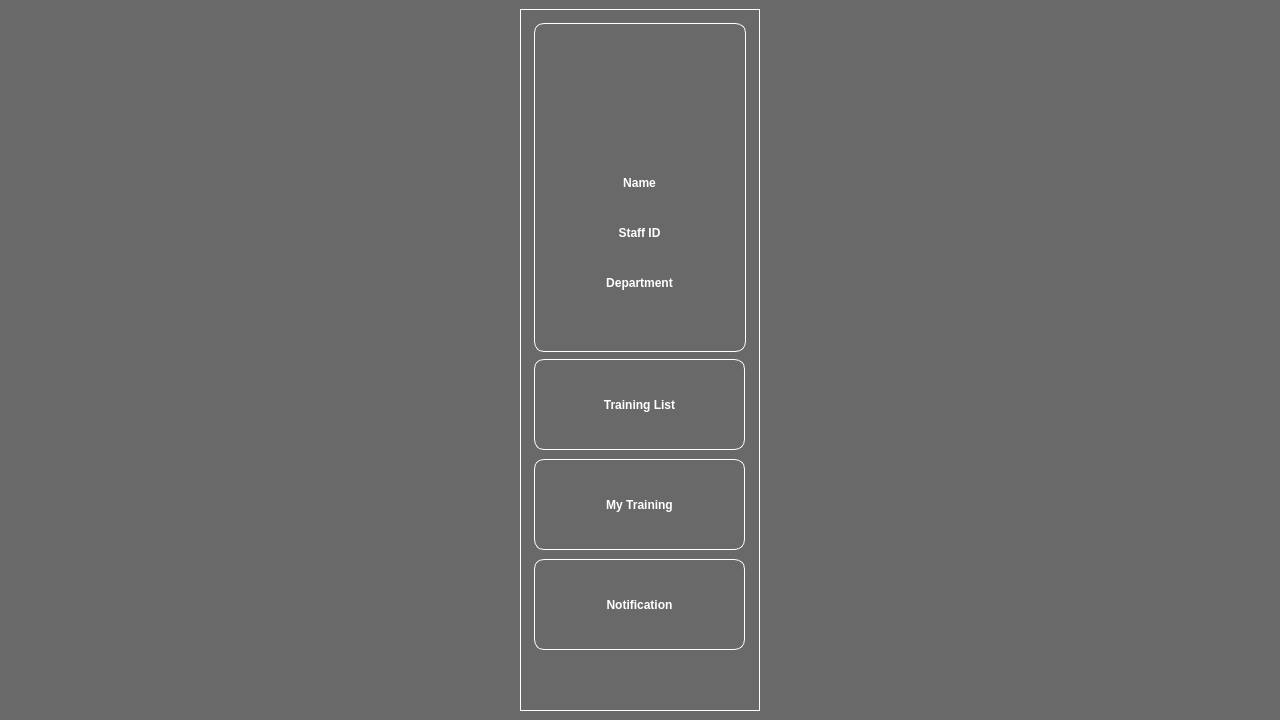
<?xml version="1.0" encoding="UTF-8"?>
<ui version="4.0">
 <class>MainWindow</class>
 <widget class="QMainWindow" name="MainWindow">
  <property name="geometry">
   <rect>
    <x>0</x>
    <y>0</y>
    <width>1280</width>
    <height>720</height>
   </rect>
  </property>
  <property name="minimumSize">
   <size>
    <width>1280</width>
    <height>720</height>
   </size>
  </property>
  <property name="maximumSize">
   <size>
    <width>1280</width>
    <height>720</height>
   </size>
  </property>
  <property name="windowTitle">
   <string>MainWindow</string>
  </property>
  <property name="styleSheet">
   <string notr="true">background-color: #696969;</string>
  </property>
  <widget class="QWidget" name="centralwidget">
   <property name="minimumSize">
    <size>
     <width>1280</width>
     <height>720</height>
    </size>
   </property>
   <property name="maximumSize">
    <size>
     <width>1280</width>
     <height>720</height>
    </size>
   </property>
   <property name="autoFillBackground">
    <bool>false</bool>
   </property>
   <layout class="QHBoxLayout" name="horizontalLayout">
    <item>
     <widget class="QFrame" name="side_frame">
      <property name="minimumSize">
       <size>
        <width>240</width>
        <height>0</height>
       </size>
      </property>
      <property name="maximumSize">
       <size>
        <width>240</width>
        <height>16777215</height>
       </size>
      </property>
      <property name="styleSheet">
       <string notr="true">border: 1px solid white;</string>
      </property>
      <property name="frameShape">
       <enum>QFrame::StyledPanel</enum>
      </property>
      <property name="frameShadow">
       <enum>QFrame::Raised</enum>
      </property>
      <widget class="QFrame" name="profile_frame">
       <property name="geometry">
        <rect>
         <x>14</x>
         <y>14</y>
         <width>212</width>
         <height>329</height>
        </rect>
       </property>
       <property name="styleSheet">
        <string notr="true">border-radius: 10px;</string>
       </property>
       <property name="frameShape">
        <enum>QFrame::StyledPanel</enum>
       </property>
       <property name="frameShadow">
        <enum>QFrame::Raised</enum>
       </property>
       <widget class="QPushButton" name="profile_button">
        <property name="geometry">
         <rect>
          <x>63</x>
          <y>40</y>
          <width>90</width>
          <height>90</height>
         </rect>
        </property>
        <property name="sizePolicy">
         <sizepolicy hsizetype="Minimum" vsizetype="Fixed">
          <horstretch>0</horstretch>
          <verstretch>0</verstretch>
         </sizepolicy>
        </property>
        <property name="minimumSize">
         <size>
          <width>90</width>
          <height>90</height>
         </size>
        </property>
        <property name="maximumSize">
         <size>
          <width>90</width>
          <height>90</height>
         </size>
        </property>
        <property name="styleSheet">
         <string notr="true">border: none;
border-radius: 50%;
</string>
        </property>
        <property name="text">
         <string/>
        </property>
        <property name="icon">
         <iconset>
          <normaloff>profile.png</normaloff>profile.png</iconset>
        </property>
        <property name="iconSize">
         <size>
          <width>90</width>
          <height>90</height>
         </size>
        </property>
       </widget>
       <widget class="QLabel" name="name_label">
        <property name="geometry">
         <rect>
          <x>10</x>
          <y>150</y>
          <width>191</width>
          <height>20</height>
         </rect>
        </property>
        <property name="layoutDirection">
         <enum>Qt::LeftToRight</enum>
        </property>
        <property name="styleSheet">
         <string notr="true">border: none;
color: white;
font-weight: bold;
</string>
        </property>
        <property name="text">
         <string>Name</string>
        </property>
        <property name="alignment">
         <set>Qt::AlignCenter</set>
        </property>
       </widget>
       <widget class="QLabel" name="staff_id_label">
        <property name="geometry">
         <rect>
          <x>10</x>
          <y>200</y>
          <width>191</width>
          <height>20</height>
         </rect>
        </property>
        <property name="styleSheet">
         <string notr="true">border: none;
color: white;
font-weight: bold;</string>
        </property>
        <property name="text">
         <string>Staff ID</string>
        </property>
        <property name="alignment">
         <set>Qt::AlignCenter</set>
        </property>
       </widget>
       <widget class="QLabel" name="department_label">
        <property name="geometry">
         <rect>
          <x>10</x>
          <y>250</y>
          <width>191</width>
          <height>20</height>
         </rect>
        </property>
        <property name="styleSheet">
         <string notr="true">border: none;
color: white;
font-weight: bold;</string>
        </property>
        <property name="text">
         <string>Department</string>
        </property>
        <property name="alignment">
         <set>Qt::AlignCenter</set>
        </property>
       </widget>
       <widget class="QLabel" name="name_db">
        <property name="geometry">
         <rect>
          <x>10</x>
          <y>170</y>
          <width>191</width>
          <height>20</height>
         </rect>
        </property>
        <property name="styleSheet">
         <string notr="true">border: none;
color: white;</string>
        </property>
        <property name="text">
         <string/>
        </property>
        <property name="alignment">
         <set>Qt::AlignCenter</set>
        </property>
       </widget>
       <widget class="QLabel" name="id_db">
        <property name="geometry">
         <rect>
          <x>10</x>
          <y>220</y>
          <width>191</width>
          <height>20</height>
         </rect>
        </property>
        <property name="styleSheet">
         <string notr="true">border: none;
color: white;</string>
        </property>
        <property name="text">
         <string/>
        </property>
        <property name="alignment">
         <set>Qt::AlignCenter</set>
        </property>
       </widget>
       <widget class="QLabel" name="department_db">
        <property name="geometry">
         <rect>
          <x>10</x>
          <y>270</y>
          <width>191</width>
          <height>20</height>
         </rect>
        </property>
        <property name="styleSheet">
         <string notr="true">border: none;
color: white;</string>
        </property>
        <property name="text">
         <string/>
        </property>
        <property name="alignment">
         <set>Qt::AlignCenter</set>
        </property>
       </widget>
      </widget>
      <widget class="QPushButton" name="my_training_button">
       <property name="geometry">
        <rect>
         <x>14</x>
         <y>450</y>
         <width>211</width>
         <height>91</height>
        </rect>
       </property>
       <property name="styleSheet">
        <string notr="true">color: white;
font-weight: bold;
border-radius: 10px;</string>
       </property>
       <property name="text">
        <string>My Training</string>
       </property>
      </widget>
      <widget class="QPushButton" name="list_button">
       <property name="geometry">
        <rect>
         <x>14</x>
         <y>350</y>
         <width>211</width>
         <height>91</height>
        </rect>
       </property>
       <property name="styleSheet">
        <string notr="true">color: white;
font-weight: bold;
border-radius: 10px;</string>
       </property>
       <property name="text">
        <string>Training List</string>
       </property>
      </widget>
      <widget class="QPushButton" name="notification_button">
       <property name="geometry">
        <rect>
         <x>14</x>
         <y>550</y>
         <width>211</width>
         <height>91</height>
        </rect>
       </property>
       <property name="styleSheet">
        <string notr="true">color: white;
font-weight: bold;
border-radius: 10px;</string>
       </property>
       <property name="text">
        <string>Notification</string>
       </property>
      </widget>
      <widget class="QPushButton" name="logout_button">
       <property name="geometry">
        <rect>
         <x>14</x>
         <y>650</y>
         <width>51</width>
         <height>41</height>
        </rect>
       </property>
       <property name="styleSheet">
        <string notr="true">border: none;
border-radius: 50%;</string>
       </property>
       <property name="text">
        <string/>
       </property>
       <property name="icon">
        <iconset>
         <normaloff>logout.png</normaloff>logout.png</iconset>
       </property>
       <property name="iconSize">
        <size>
         <width>45</width>
         <height>45</height>
        </size>
       </property>
      </widget>
     </widget>
    </item>
   </layout>
  </widget>
 </widget>
 <resources/>
 <connections/>
</ui>
